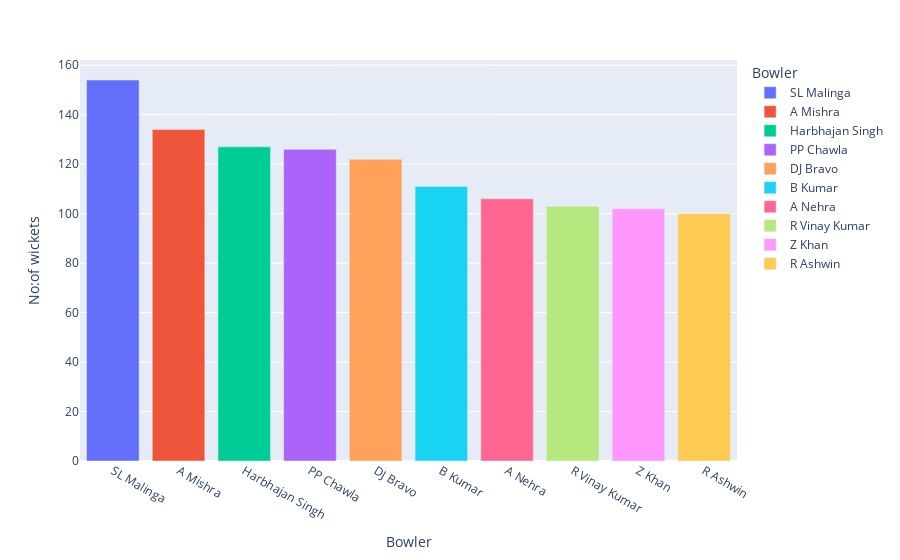

Notebook code for this chart:
### Code cell
px.bar(hwt, x = "Bowler", y = "No:of wickets", color = "Bowler")

### Figure 1 — Plotly figure (JSON) as saved in the notebook; plotly's stock layout.template omitted (floating-point values rounded to 4 significant figures)
{"data": [{"alignmentgroup": "True", "hovertemplate": "Bowler=%{x}<br>No:of wickets=%{y}<extra></extra>", "legendgroup": "SL Malinga", "marker": {"color": "#636efa", "pattern": {"shape": ""}}, "name": "SL Malinga", "offsetgroup": "SL Malinga", "orientation": "v", "showlegend": true, "textposition": "auto", "type": "bar", "x": ["SL Malinga"], "xaxis": "x", "y": [154], "yaxis": "y"}, {"alignmentgroup": "True", "hovertemplate": "Bowler=%{x}<br>No:of wickets=%{y}<extra></extra>", "legendgroup": "A Mishra", "marker": {"color": "#EF553B", "pattern": {"shape": ""}}, "name": "A Mishra", "offsetgroup": "A Mishra", "orientation": "v", "showlegend": true, "textposition": "auto", "type": "bar", "x": ["A Mishra"], "xaxis": "x", "y": [134], "yaxis": "y"}, {"alignmentgroup": "True", "hovertemplate": "Bowler=%{x}<br>No:of wickets=%{y}<extra></extra>", "legendgroup": "Harbhajan Singh", "marker": {"color": "#00cc96", "pattern": {"shape": ""}}, "name": "Harbhajan Singh", "offsetgroup": "Harbhajan Singh", "orientation": "v", "showlegend": true, "textposition": "auto", "type": "bar", "x": ["Harbhajan Singh"], "xaxis": "x", "y": [127], "yaxis": "y"}, {"alignmentgroup": "True", "hovertemplate": "Bowler=%{x}<br>No:of wickets=%{y}<extra></extra>", "legendgroup": "PP Chawla", "marker": {"color": "#ab63fa", "pattern": {"shape": ""}}, "name": "PP Chawla", "offsetgroup": "PP Chawla", "orientation": "v", "showlegend": true, "textposition": "auto", "type": "bar", "x": ["PP Chawla"], "xaxis": "x", "y": [126], "yaxis": "y"}, {"alignmentgroup": "True", "hovertemplate": "Bowler=%{x}<br>No:of wickets=%{y}<extra></extra>", "legendgroup": "DJ Bravo", "marker": {"color": "#FFA15A", "pattern": {"shape": ""}}, "name": "DJ Bravo", "offsetgroup": "DJ Bravo", "orientation": "v", "showlegend": true, "textposition": "auto", "type": "bar", "x": ["DJ Bravo"], "xaxis": "x", "y": [122], "yaxis": "y"}, {"alignmentgroup": "True", "hovertemplate": "Bowler=%{x}<br>No:of wickets=%{y}<extra></extra>", "legendgroup": "B Kumar", "marker": {"color": "#19d3f3", "pattern": {"shape": ""}}, "name": "B Kumar", "offsetgroup": "B Kumar", "orientation": "v", "showlegend": true, "textposition": "auto", "type": "bar", "x": ["B Kumar"], "xaxis": "x", "y": [111], "yaxis": "y"}, {"alignmentgroup": "True", "hovertemplate": "Bowler=%{x}<br>No:of wickets=%{y}<extra></extra>", "legendgroup": "A Nehra", "marker": {"color": "#FF6692", "pattern": {"shape": ""}}, "name": "A Nehra", "offsetgroup": "A Nehra", "orientation": "v", "showlegend": true, "textposition": "auto", "type": "bar", "x": ["A Nehra"], "xaxis": "x", "y": [106], "yaxis": "y"}, {"alignmentgroup": "True", "hovertemplate": "Bowler=%{x}<br>No:of wickets=%{y}<extra></extra>", "legendgroup": "R Vinay Kumar", "marker": {"color": "#B6E880", "pattern": {"shape": ""}}, "name": "R Vinay Kumar", "offsetgroup": "R Vinay Kumar", "orientation": "v", "showlegend": true, "textposition": "auto", "type": "bar", "x": ["R Vinay Kumar"], "xaxis": "x", "y": [103], "yaxis": "y"}, {"alignmentgroup": "True", "hovertemplate": "Bowler=%{x}<br>No:of wickets=%{y}<extra></extra>", "legendgroup": "Z Khan", "marker": {"color": "#FF97FF", "pattern": {"shape": ""}}, "name": "Z Khan", "offsetgroup": "Z Khan", "orientation": "v", "showlegend": true, "textposition": "auto", "type": "bar", "x": ["Z Khan"], "xaxis": "x", "y": [102], "yaxis": "y"}, {"alignmentgroup": "True", "hovertemplate": "Bowler=%{x}<br>No:of wickets=%{y}<extra></extra>", "legendgroup": "R Ashwin", "marker": {"color": "#FECB52", "pattern": {"shape": ""}}, "name": "R Ashwin", "offsetgroup": "R Ashwin", "orientation": "v", "showlegend": true, "textposition": "auto", "type": "bar", "x": ["R Ashwin"], "xaxis": "x", "y": [100], "yaxis": "y"}], "layout": {"barmode": "relative", "legend": {"title": {"text": "Bowler"}, "tracegroupgap": 0}, "margin": {"t": 60}, "xaxis": {"anchor": "y", "categoryarray": ["SL Malinga", "A Mishra", "Harbhajan Singh", "PP Chawla", "DJ Bravo", "B Kumar", "A Nehra", "R Vinay Kumar", "Z Khan", "R Ashwin"], "categoryorder": "array", "domain": [0, 1], "title": {"text": "Bowler"}}, "yaxis": {"anchor": "x", "domain": [0, 1], "title": {"text": "No:of wickets"}}}}
